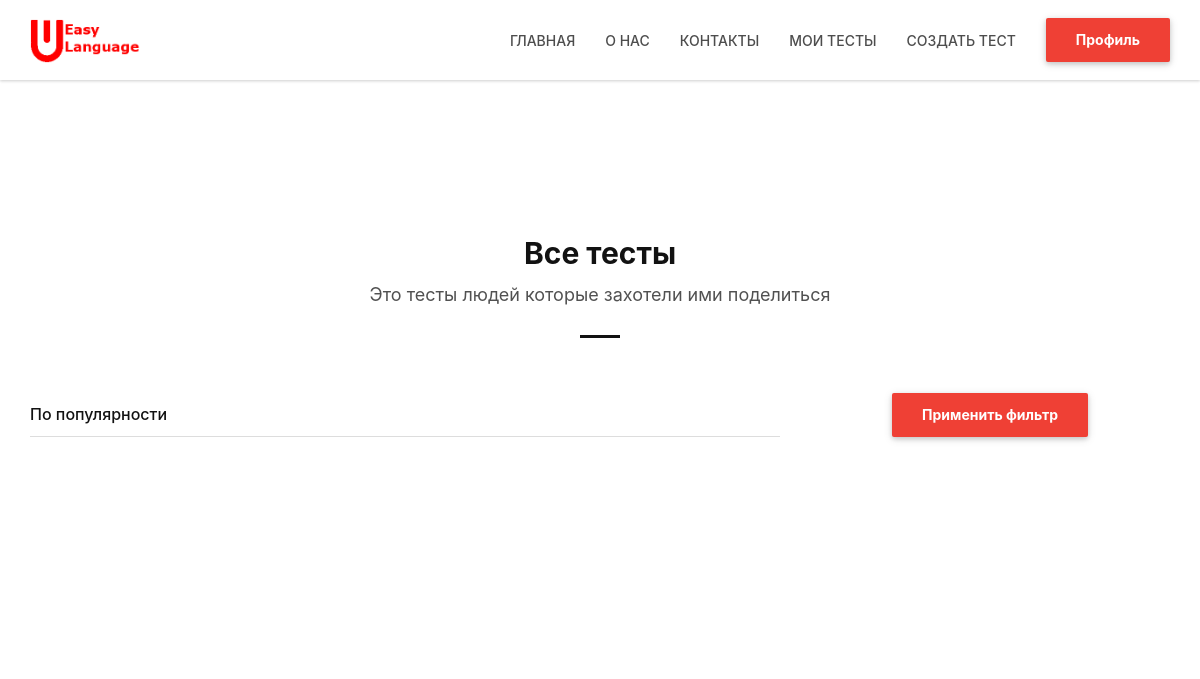
Page / (signed in) on the earlier database version.
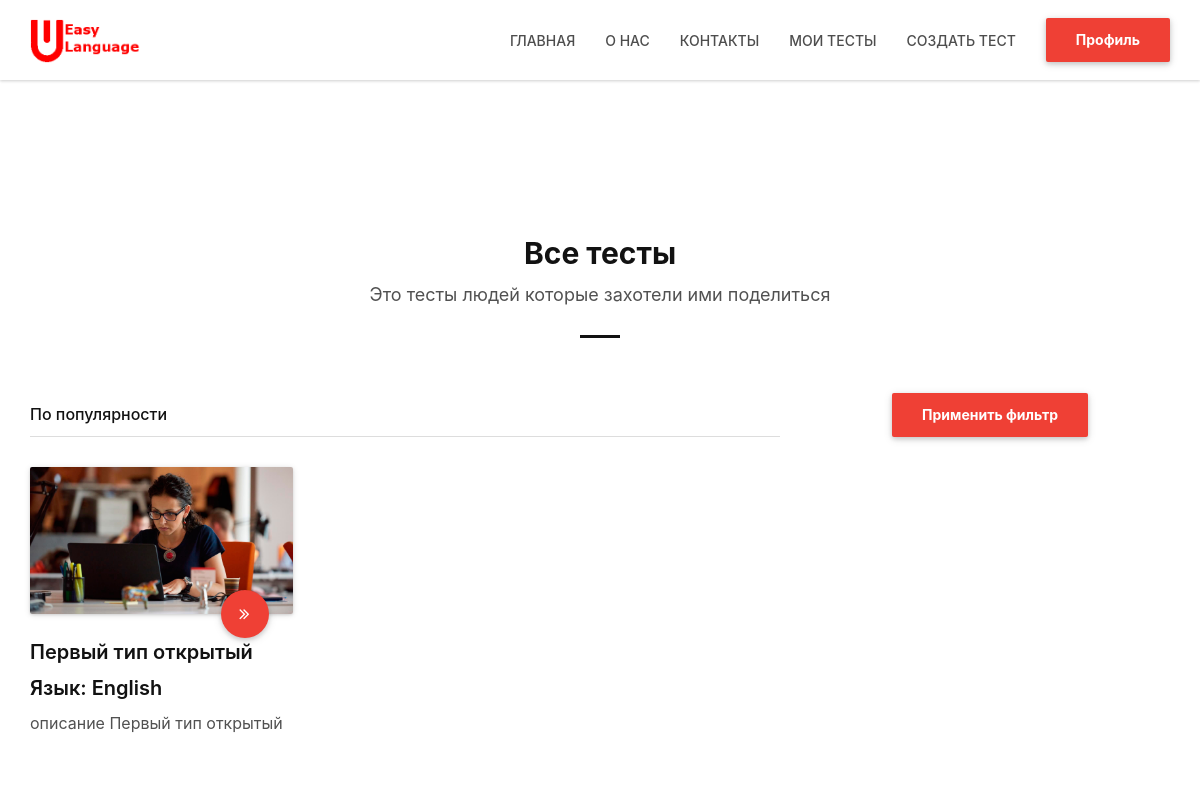
Same page on the later database version.
### data/tests.py (models this page shows)
class Test(SqlAlchemyBase, SerializerMixin):
    __tablename__ = 'tests'
    id = sqlalchemy.Column(sqlalchemy.Integer,
                           primary_key=True, autoincrement=True)
    title = sqlalchemy.Column(sqlalchemy.String, nullable=True)
    title_picture = sqlalchemy.Column(sqlalchemy.String, nullable=True)
    type = sqlalchemy.Column(sqlalchemy.String, nullable=True)
    made_date = sqlalchemy.Column(sqlalchemy.DateTime,
                                  default=datetime.datetime.now)
    creator = sqlalchemy.Column(sqlalchemy.Integer,
                                sqlalchemy.ForeignKey("users.id"))
    language_id = sqlalchemy.Column(sqlalchemy.Integer,
                                    sqlalchemy.ForeignKey("categories.id"))
    open = sqlalchemy.Column(sqlalchemy.Boolean, nullable=True,
                             default=False)
    description = sqlalchemy.Column(sqlalchemy.String, nullable=True)
    data = sqlalchemy.Column(sqlalchemy.String, nullable=True, default='{}')
    language = orm.relation('Category')
    user = orm.relation('User')

### main.py (the view)
@application.route('/index/', methods=['GET', 'POST'])
@application.route('/index/<int:page_id>', methods=['GET', 'POST'])
@application.route('/', methods=['GET', 'POST'])
@application.route('/<int:page_id>', methods=['GET', 'POST'])
def index(page_id=1):
    session['current_second_test_length'] = 2
    session['current_first_test_length'] = 2
    session['current_images_stack'] = []
    if not current_user.is_authenticated:
        return render_template('index.html')
    db_sess = db_session.create_session()
    user = db_sess.query(User).filter(User.id == current_user.get_id()).first()
    if request.method == 'POST':
        block_filter = {'По популярности': 0, 'По названию': 1, 'По дате (сначала старые)': 2,
                        'По дате (сначала новые)': 3}
        user.current_filter = block_filter[str(request.form).split('block_filter')[-1].split("'")[2]]
        db_sess.add(user)
        db_sess.commit()
    tests = db_sess.query(Test).filter(Test.open == 1).all()
    if len(tests) // 12 + 1 < page_id:
        abort(404)
    languages = {}
    for i in db_sess.query(Category).all():
        languages[i.id] = i.name
    for i in tests:
        i.test_language = languages[i.language_id]
    if user.current_filter == 1:
        tests = sorted(tests, key=lambda x: x.title)
    if len(tests) > 12 * page_id:
        next_page_id = page_id + 1
    else:
        next_page_id = 0
    if page_id > 1:
        previous_page_id = page_id - 1
    else:
        previous_page_id = 0
    return render_template('index_for_log_users.html', tests=tests[12 * (page_id - 1):12 * page_id],
                           current_filter=user.current_filter, page=[previous_page_id, next_page_id])

### data/db_session.py (called while the page is built)
def create_session() -> Session:
    global __factory
    return __factory()

### main.py (called while the page is built)
@login_manager.user_loader
def load_user(user_id):
    db_sess = db_session.create_session()
    return db_sess.query(User).get(user_id)

### templates/index_for_log_users.html (shortened to what this page needs)
{% extends "main_form_design.html" %}
{% block content %}
    <div class="white-section section-lg-padding border-bottom">
        <div class="section-container">
            <div class="container">
                <div class="row">
                    <div class="title-block-container text-center">
                        <h2>Все тесты</h2>
                        <p>Это тесты людей которые захотели ими поделиться</p>
                        <div class="line-separator"></div>
                    </div>
                    <div class="form-block-container text-center">
                        <form method="post" action="">
                            <div class="col-md-8">
                                <div class="form-group">
                                </div>
                            </div>
                            <div class="col-md-4">
                                <div class="form-group">
                                    <button type="submit" class="btn btn-lpbuilder wave-effect">Применить фильтр</button>
                                </div>
                            </div>
                        </form>
                    </div>
                    {% for test in tests %}
                        <div class="col-md-3 col-sm-6 content-block">
                            <div class="content-block-container" style="height: 333px;">
                                <div class="image-block">
                                    <div class="image-block-container">
                                        <img src="{{ url_for('static', filename=test.title_picture) }}" alt="Image Block">
                                        <a href="/test_site/{{ test.id }}" title="Web design" class="btn-lpbuilder-circle btn-lpbuilder-circle-md wave-effect"><i class="fa fa-angle-double-right"></i></a>
                                    </div>
                                </div>
                                <h4>{{test.title}}</h4>
                                <h4>Язык: {{test.test_language}}</h4>
                                <p>{{test.description}}</p>
                            </div>
                        </div>
                    {% endfor %}
                    {% for test in range(4 - tests|length % 4) %}
                        <div class="col-md-3 col-sm-6 content-block">
                            <div class="content-block-container" style="height: 333px;">
                            </div>
                        </div>
                    {% endfor %}
                </div>
            </div>
        </div>
    </div>
{% endblock %}

### templates/main_form_design.html (shortened to what this page needs)
<!DOCTYPE html>
 <html lang="ru" class="no-js">
    <head>
        <link rel="stylesheet" href="{{ url_for('static', filename='js/vendor/bootstrap/css/bootstrap.min.css') }}">
        <link rel="stylesheet" href="{{ url_for('static', filename='fonts/font-awesome/css/font-awesome.min.css') }}">
        <link rel="stylesheet" href="{{ url_for('static', filename='css/social-icons.css') }}">
        <link rel="stylesheet" href="{{ url_for('static', filename='js/plugins/swiper/css/swiper.min.css') }}">
        <link rel="stylesheet" href="{{ url_for('static', filename='js/plugins/mediaelement/css/mediaelementplayer.min.css') }}">
        <link rel="stylesheet" href="{{ url_for('static', filename='js/plugins/fancybox/jquery.fancybox.min.css') }}">
        <link rel="stylesheet" href="{{ url_for('static', filename='js/plugins/wow/css/animate.min.css') }}">
        <link rel="stylesheet" href="{{ url_for('static', filename='css/style.css') }}">
		<link id="changeable-colors" rel="stylesheet" href="{{ url_for('static', filename='css/css/red.css') }}">
        <link rel="stylesheet" href="{{ url_for('static', filename='css/responsive.css') }}">
    </head>
    <body class="nbs-10" data-spy="scroll" data-target=".header-menu-container" data-offset="61">
        <div id="main-wrapper">
            <header id="header-section-1" class="header-section header-style-1">
                <div class="header-section-container">
                    <div class="header-menu">
                        <div class="header-menu" style="height: 80px;"><div class="header-menu" style="height: 80px;"><div class="header-menu" style="height: 80px;"><div class="header-menu-container header-menu-stuck">
                            <nav class="navbar">
                                <div class="container">
                                    <div class="row">
                                        <div class="col-md-12">
                                            <div class="navbar-header">
                                                <a href="/" class="navbar-brand" title="Easy Language">
                                                    <img src="{{ url_for('static', filename='images/logo.png') }}" alt="Easy Language">
                                                </a>
                                            </div>
                                            <div class="collapse navbar-collapse">
                                                <ul class="nav navbar-nav navbar-right">
                                                    <li>
                                                        <a href="/" title="Главная">Главная</a>
                                                    </li>
                                                    <li>
                                                        <a href="/info" title="О нас">О нас</a>
                                                    </li>
                                                    <li>
                                                        <a href="/contacts" title="Контакты">Контакты</a>
                                                    </li>
                                                    <li>
                                                        <a href="/my_tests" title="Мои тесты">Мои тесты</a>
                                                    </li>
                                                    <li>
                                                        <a href="/create_test" title="Создать тест">Создать тест</a>
                                                    </li>
                                                    <li>
                                                        <a href="/profile" title="Профиль" class="btn btn-lpbuilder wave-effect">Профиль</a>
                                                    </li>
                                                </ul>
                                            </div>
                                        </div>
                                    </div>
                                </div>
                            </nav>
                        </div></div></div></div>
                    </div>
                </div>
            </header>
            {% block content %}{% endblock %}
        </div>
    </body>
</html>

Differences in the rows shown:
added Test: title_picture (picture), title "Первый тип открытый", test_language "English", description "описание Первый тип открытый"
